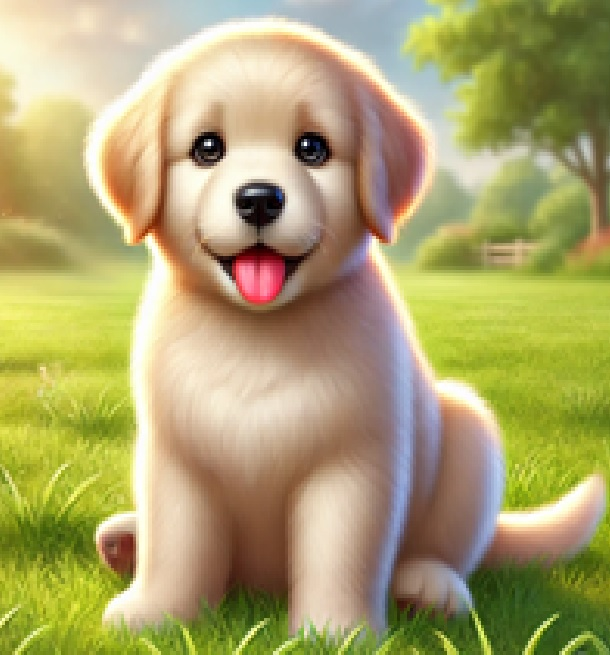
#> input picture ML_virtual_ku/practice/week_02/dog.jpg, 610 x 655 px
$ python 2week.py
#> lines starting #> are read from the running program, lines starting #| are printed output that depends on the picture
from io import BytesIO
from pathlib import Path

import numpy as np
import pandas as pd
import matplotlib.pyplot as plt

practice_dir = Path(__file__).resolve().parent


#1차원 및 2차원 벡터의 행렬
one_dim_vec = np.array([1,2,3,4,5])
print(one_dim_vec)
print("-------------------")
two_dim_vec = np.array([[1,2,3], [4,5,6]])
print(two_dim_vec)

#1차원 및 2차원 벡터의 크기
print(one_dim_vec.shape)
print(two_dim_vec.shape)

#3차원 벡터
three_dim_vec = np.array([[[1,2,3], [4,5,6], [7,8,9]],
                          [[2,2,2], [3,3,3], [4,4,4]]])
print(three_dim_vec)
print(three_dim_vec.shape)

#한글경로깨짐짐
import cv2
image_path = practice_dir / "dog.jpg"
if not image_path.is_file():
    image_path = next((practice_dir.parents[1] / "classification_project").glob("project_data_image_*.png"))
    print(f"이미지 실습에 프로젝트의 예제 그림을 사용합니다: {image_path.name}")
image = cv2.imread(str(image_path))
#> image is the input picture: shape (655, 610, 3); mean B, G, R 109.3, 164, 172.9

#한 픽셀의값 194, 232, 250
print(image)
#> (printed output is left out)
print(image.shape)
#| (655, 610, 3)


#배열생성: 0~9 수
arr1 = np.arange(10)
print(arr1)

#1~까9지 2칸씩 띄어서 배열 생성
arr2 = np.arange(1, 10, 3)
print(arr2)

#0~11 숫자로 배열생성 1행 12열
arr = np.arange(12)
print(arr)
print("----------------------")
reshaped_arr = arr.reshape(3, 4)
print(reshaped_arr)

# np.random() 함수
# 이외에도 np.random.rand, np.random.randn 함수가 있음
# 0~1 사이의 요소를 가진 3x3배열 생성성
rand_arr = np.random.random((3, 3))
print(rand_arr)

#슬라이싱 "[:]"
#[a, :] a행 전부
#[:, b] b열 전부부
arr5 = np.array([[1, 2, 3],
                [4, 5, 6],
                [7, 8, 9]])

print(arr5[0, :])
print("--------------------")
print(arr5[:, 1])
print("--------------------")
print(arr5[:2, :2])  #상단 2x2부분


#차원을 다루는 numpy와 달리 data를 다루는 pandas
sr = pd.Series([17000, 18000, 1000, 5000],
               index = ["피자", "치킨", "콜라", "맥주"])
print(sr)

values = [[1,2,3],[4,5,6],[7,8,9]]
index = ['one', 'two', 'three']
columns = ['A', 'B', 'C']

df = pd.DataFrame(values, index = index, columns = columns)
print(df)

data = [
    ['1000', 'Steve', 90.72],
    ['1001', 'James', 78.09],
    ['1002', 'Doyeon', 98.43],
    ['1003', 'Jane', 64.19],
    ['1004', 'Pilwoong', 81.30],
    ['1005', 'Tony', 99.14],
 ]
df1 = pd.DataFrame(data)
print(df1)
print("----------------------------")

data = {
    '학번' : ['1000', '1001', '1002', '1003', '1004', '1005'],
    '이름' : [ 'Steve', 'James', 'Doyeon', 'Jane', 'Pilwoong',
'Tony'],
    '점수': [90.72, 78.09, 98.43, 64.19, 81.30, 99.14]
}
df2 = pd.DataFrame(data)
print(df2)
print("--------------------")

#판다스는 문제지에대한 정답을 알려주는 역할을 한다.
def read_practice_excel(name, sample, *, has_header=True):
    path = practice_dir / name
    if path.is_file():
        return pd.read_excel(path, header=0 if has_header else None)

    print(f"{name} 실습에 예제 데이터를 사용합니다.")
    workbook = BytesIO()
    sample.to_excel(workbook, index=False, header=has_header, engine="openpyxl")
    workbook.seek(0)
    return pd.read_excel(workbook, header=0 if has_header else None)


df = read_practice_excel("Example.xlsx", df2)
print(df)

df = read_practice_excel(
    "spam.xlsx",
    pd.DataFrame([["일반 메시지", 0], ["광고 메시지", 1]]),
    has_header=False,
)
print(df)
print("------------------------------")

x = df.iloc[:, 0]
y = df.iloc[:, 1]

print(x)
print("------------------------------")
print(y)


plt.title("test")
plt.plot([1,2,3,4], [2,4,6,8])
plt.xlabel("hours")
plt.ylabel("score")
plt.show()
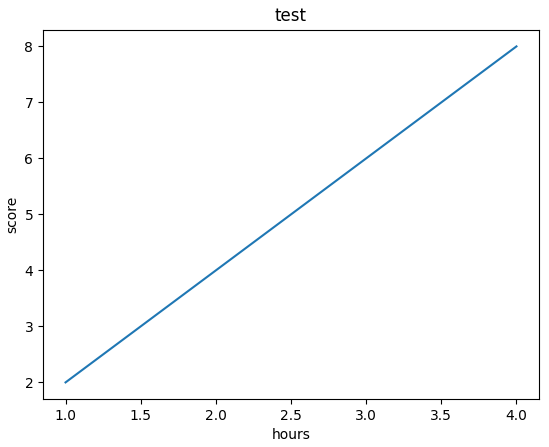
#> figure drawn by matplotlib, 1 panel

plt.title("Students")
plt.plot([1,2,3,4], [2,4,6,8])
plt.plot([1.5,2.5,3.5,4.5], [3,5,8,10])
plt.xlabel("hours")
plt.ylabel("score")
#두그래프를 동시에 보며 비교가능
plt.legend(['A student', 'B student'])
plt.show()
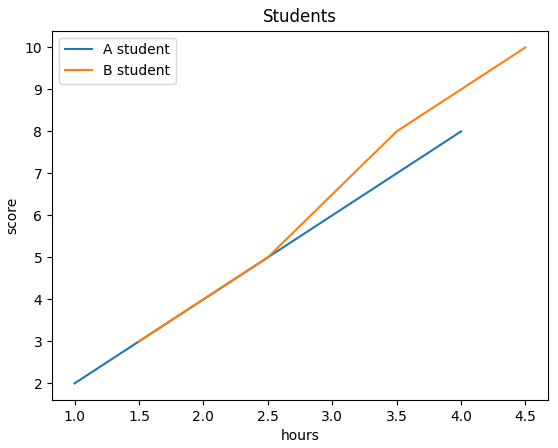
#> figure drawn by matplotlib, 1 panel
